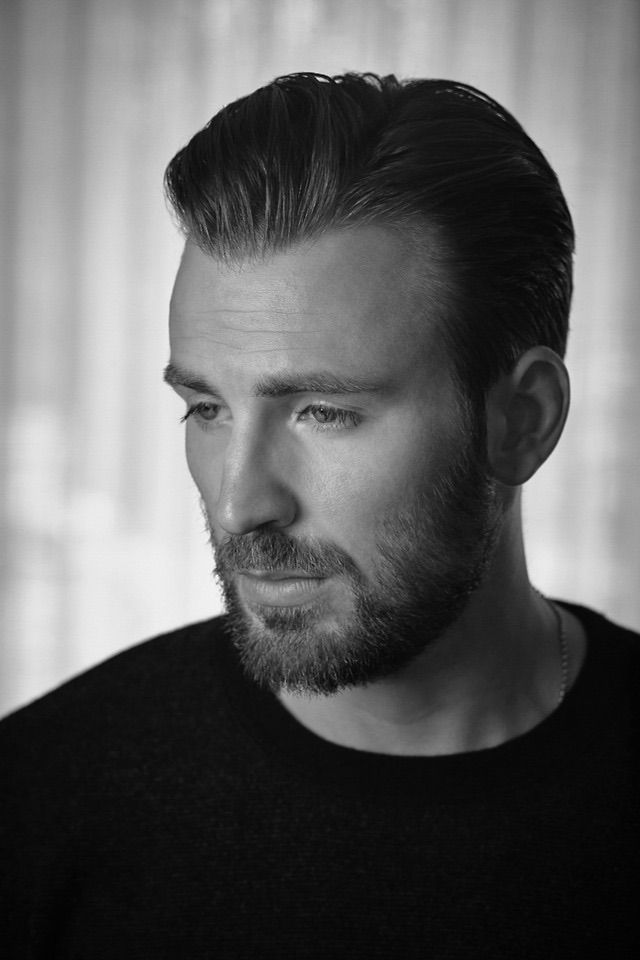
#> input picture Chris_Gris.jpg, 640 x 960 px
$ jupyter execute --allow-errors Procesamiento_Imagenes.ipynb
#> lines starting #> are read from the running program, lines starting #| are printed output that depends on the picture
# Procesamiento de imagenes

**Objetivos:**

Crear matrices a blanco y negro y a color y visualizarlas como imagenes.

Aprender a visualizar, generar, cargar y modificar imágenes en blanco y negro o color a través de las operaciones de matrices de la librería **Numpy**, y las facilidades de las librerías **PyPlot y skimage**.

**Importante:** Para que este cuaderno funcione correctamente, las imágenes 'Chris_Gris.jpg' y 'Chris.jpg' deben encontrarse en el mismo directorio que el cuaderno.

## Imagenes digitales
Podríamos definir una imagen como una función bidimensional f(x,y ) donde x e y
son las **coordenadas espaciales**, y el valor de f en cualquier par de coordenadas
(x,y) es la intensidad de la imagen en dicho punto.
Una imagen puede ser continua con respecto a x e y, y también en intensidad
(imagen analógica). Convertir una imagen a formato digital requiere que tanto las
coordenadas como la intensidad sean digitalizadas. Digitalizar las coordenadas se
llama **muestrear**, mientras que digitalizar la intensidad se denomina
**cuantización**. Entonces, cuando todas las cantidades son discretas, llamamos a la
imagen una imagen digital.

## Creando matrices y visualizandolas como imagenes

Las imágenes se codifican como matrices. En particular, las imágenes de intensidad o escala de grises se codifican como una matriz de dos dimensiones, donde cada número representa la intensidad de un pixel.
Pero eso significa que cualquiera de estas matrices que generamos se puede visualizar como una matriz. Para visualizar imágenes, usamos el módulo pyplot de la librería matplotlib

[cell 1]
import matplotlib.pyplot as plt   # para poder visualizar las imagenes
import numpy as np                # para poder trabajar con matrices

#plt.rcParams['image.cmap'] = 'gray' #configuracion necesaria de pyplot para ver las imagenes en escala de grises.
                                    #No siempre es necesaria

La función que nos permite visualizar matrices es **imshow** del modulo pyplot, que invocaremos como **plt.imshow**, y recibe la imagen como parámetro. Debido a que pyplot intenta ajustar los colores automaticamente de una imagen, vamos a pasarle como parámetros también vmin=0,vmax=1.

### Imagen Negra

[cell 2]
#tamaño de las matrices a visualizar
size=(5,6) #  Número de pixeles de la imagenes 5x6 = 30

# Una matriz de ceros.
imagen_negra = np.zeros(size)

#visualizamos la matriz
#Se ve como una imagen negra, ya que todos los elementos (pixeles) tienen intensidad 0
#plt.imshow(imagen_negra,vmin=0,vmax=1)
plt.imshow(imagen_negra, cmap='gray')
# (es necesario indicar vmin y vmax para que pyplot sepa que el minimo es 0 y el maximo 1)
# (solo imagenes escala de grises)

### Información de la imagen o matriz

[cell 3]
type(imagen_negra) # observas de que tipo es

[cell 4]
imagen_negra.dtype  # float64, tiene 8 bit por cada elemento

[cell 5]
imagen_negra.shape # tamaño de la matriz

[cell 6]
imagen_negra.size  # numeros de elementos del array, representa la cantidad de pixeles.

[cell 7]
imagen_negra.ndim   # dimensiones el array

[cell 8]
imagen_negra.itemsize  # numeros de bits por elementos.

[cell 9]
imagen_negra  # visualizas la matriz

### Imagen Blanca

[cell 10]
# Una matriz de unos.
imagen_blanca = np.ones(size)

#visualizamos la matriz
#Se ve como una imagen blanca, ya que todos los elementos (pixeles) tienen intensidad 1
plt.imshow(imagen_blanca,vmin=0,vmax=1)

#creamos otra figura para mostrar la imagen (sino el proximo imshow sobreescribe al anterior)
plt.figure()

[cell 11]
imagen_blanca

### Imagen Gris

[cell 12]
# Una matriz con valor 0.5 en todos sus elementos
imagen_gris = np.ones(size)*0.5

#visualizamos la matriz
#Se ve como una imagen gris, ya que todos los elementos (pixeles) tienen intensidad 0.5
plt.imshow(imagen_gris,vmin=0,vmax=1)

[cell 13]
imagen_gris

### Imagen aleatoria

[cell 14]
# Una matriz con valor aleatorio
imagen_aleatoria = np.random.rand(size[0],size[1])

#visualizamos la matriz
#Se ve como una imagen gris, ya que todos los elementos (pixeles) tienen intensidad 0.5
plt.imshow(imagen_aleatoria,cmap='gray')
plt.colorbar();

### Imagen blanca, negra y gris

[cell 15]
#tamaño de las matrices a visualizar
size1=(10,15)
size2=(10,30)

# Una matriz de ceros, unos y o.5 de ones .
imagen_negra = np.ones(size1)
imagen_blanca = np.zeros(size1)
imagen_gris = np.ones(size2)*0.5

imagen_nb = np.concatenate((imagen_negra,imagen_blanca), axis=1)

imagen_nbg= np.concatenate((imagen_nb,imagen_gris), axis=0)
#image_nbg = np.concatenate((imagen_nb,imagen_gris), axis=0)
#visualizamos la matriz
#Se ve como una imagen blanca, negra y gris ,

plt.imshow(imagen_nbg)

### Ejercicio 1

Realiza una imagen con blanca, negra y gris al 70%, en partes iguales, con 5000 pixeles, luego observa todo la informacion de esta.

Realiza una imagen aleatoria en escalas de grises con 2000 pixeles.

## Imagen a Color

Una imagen a color se representa por arreglos tridimensionales, donde Las dos primeras dimensiones representan eltamaño de la imagen que  corresponden a la cantidad de pixeles de la imagen. La última, de tamaño 3, contiene los tres canales R, G y B de la imagen.

[cell 16]
#tamaño de las matrices a visualizar
#size=(5,5,3) # tamano de una matriz tridimensional de 3 columnas x 2 filas x 3 columas

# Una matriz de ceros.
imagen_rgb = np.array([[[200,50,10],[10,200,100],[10,200,100],[10,200,100]],
                       [[10,200,100],[10,200,100],[10,200,100],[10,200,100]],
                       [[10,200,100],[10,200,100],[10,20,100],[10,200,100]],
                       [[10,200,100],[10,200,100],[10,200,100],[10,200,100]],
                       [[10,200,100],[10,200,100],[10,200,100],[10,200,100]]])

#visualizamos la matriz

plt.imshow(imagen_rgb)
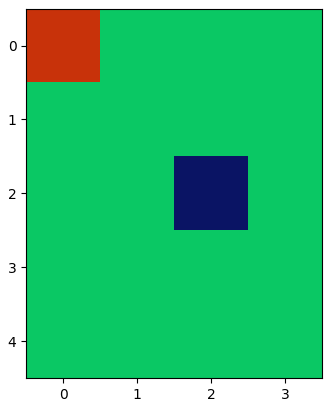
#> figure drawn by matplotlib, 1 panel

[cell 17]
imagen_rgb2 = np.random.rand(200,150,3)
plt.imshow(imagen_rgb2)
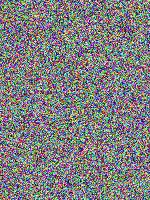
#> shown: shape (200, 150, 3) float64; mean R, G, B 0.499, 0.496, 0.501

# Procesamiento de imagenes

Tareas comunes en procesamiento de imágenes:

Extracion de la matriz que representa una imagen

Entrada, salida y presentación de imágenes

Manipulación básica: recortar, girar, rotar, ...

Filtrado de imágenes: reducción de ruido, enfoque/refinamiento (sharpening)

Segmentación de imágenes: etiquetado de píxeles de acuerdo a los diferentes objetos a que puedan pertenecer

Clasificación

Extracción/identificación de patrones

## Lectura, visualización y escritura de imágenes.

[cell 18]
import matplotlib.pyplot as plt
import numpy as np
from skimage import io
# imagen a blanco y negro

Chris_Gris =io.imread("Chris_Gris.jpg")/255.0 # imread lee las imagenes con los pixeles codificados como enteros
#> Chris_Gris: shape (960, 640, 3) float64; min 0, max 0.992, mean 0.374
# en el rango 0-255. Por eso la convertimos a flotante y en el rango 0-1

print("- Dimensiones de la imagen:")
print(Chris_Gris.shape) # tamaño de la imagen o matriz
#| (960, 640, 3)

plt.imshow(Chris_Gris,vmin=0,vmax=1) # imagen a blanco y negro

# imagen a color
plt.figure()
Chris_rgb=io.imread("Chris.jpg")/255.0
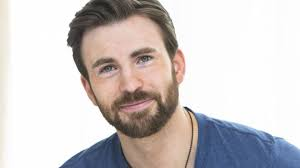
#> input picture Chris.jpg, 300 x 168 px

plt.imshow(Chris_rgb)# no es necesario el vmin/vmax para imágenes a color

print("Dimensiones de la imagen:")
print(Chris_rgb.shape)
#| (168, 300, 3)

### Ver canales individualmente
Podemos ver cada canal individualmente, como si el canal fuera una imagen en escala de grises, para ver la intensidad de cada canal.

[cell 19]
plt.imshow(Chris_rgb[:,:,0],vmin=0,vmax=1)
plt.title("Canal Rojo")
plt.figure()
plt.imshow(Chris_rgb[:,:,1],vmin=0,vmax=1)
plt.title("Canal Verde")
plt.figure()
plt.imshow(Chris_rgb[:,:,2],vmin=0,vmax=1)
plt.title("Canal Azul")
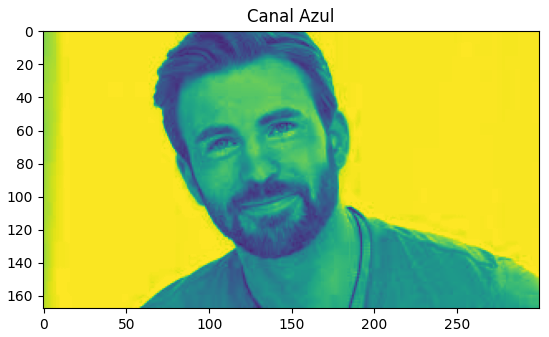
#> figure drawn by matplotlib, 1 panel

Podemos ver que el canal rojo es el más activo, ya que la imagen contiene mucha piel.

Otra manera de ver la información de cada canal es quitar la información de los otros canales. Por ejemplo, para ver el canal rojo, ponemos en 0 los canales azul y verde.

[cell 20]
Chris_red=np.copy(Chris_rgb) # creo una copia de la imagen para preservar la original
Chris_red[:,:,1]=0
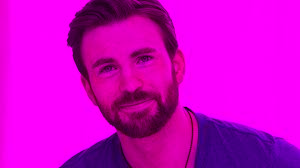
#> Chris_red: shape (168, 300, 3) float64; mean R, G, B 0.807, 0, 0.783
Chris_red[:,:,2]=0
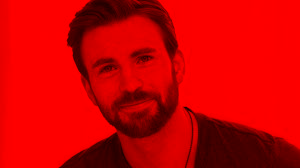
#> Chris_red: shape (168, 300, 3) float64; mean R, G, B 0.807, 0, 0
plt.title("Chris_ canal rojo")
plt.imshow(Chris_red)

[cell 21]
Chris_green=np.copy(Chris_rgb) # creo una copia de la imagen para preservar la original
Chris_green[:,:,0]=0
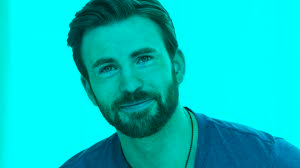
#> Chris_green: shape (168, 300, 3) float64; mean R, G, B 0, 0.785, 0.783
Chris_green[:,:,2]=0
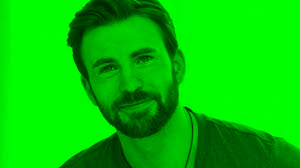
#> Chris_green: shape (168, 300, 3) float64; mean R, G, B 0, 0.785, 0
plt.title("Chris_ sin canal azul")
plt.imshow(Chris_green)

[cell 22]
Chris_red_green=np.copy(Chris_rgb) # creo una copia de la imagen para preservar la original
Chris_red_green[:,:,2]=0
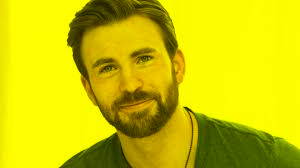
#> Chris_red_green: shape (168, 300, 3) float64; mean R, G, B 0.807, 0.785, 0
plt.title("Chris_ sin canal azul")
plt.imshow(Chris_red_green)

# Combinando colores con filas y columnas

[cell 23]
Chris_color = Chris_rgb.copy()
# Remove green (1) & blue (2) from top-left corner.
Chris_color [:50, :50, 1:] = 0
# Remove red (0) & blue (2) from bottom-right corner.
Chris_color [-50:, -50:, (0, 2)] = 0
plt.imshow(Chris_color );

### Guardar imágenes
Guardar imágenes es tan simple como cargarlas con la función imsave del módulo skimage.io.

#> (a cell that did not finish here is left out)

### Zoom usando indexación

[cell 25]
# imagen a color
Chris_rgb=io.imread("Chris.jpg")/255.0

plt.imshow(Chris_rgb)# no es necesario el vmin/vmax para imágenes a color

Chris_rgb.shape
#> Out = (168, 300, 3)

[cell 26]
Chris_eye = Chris_rgb[40:90,90:125,2]
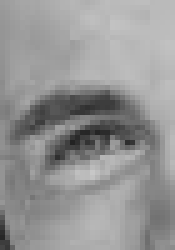
#> Chris_eye: shape (50, 35) float64 (shown 5 times larger); min 0.137, max 0.78, mean 0.583
plt.imshow(Chris_eye)
#plt.axis('off') # quitas los ejes, comenta para poner ejes
